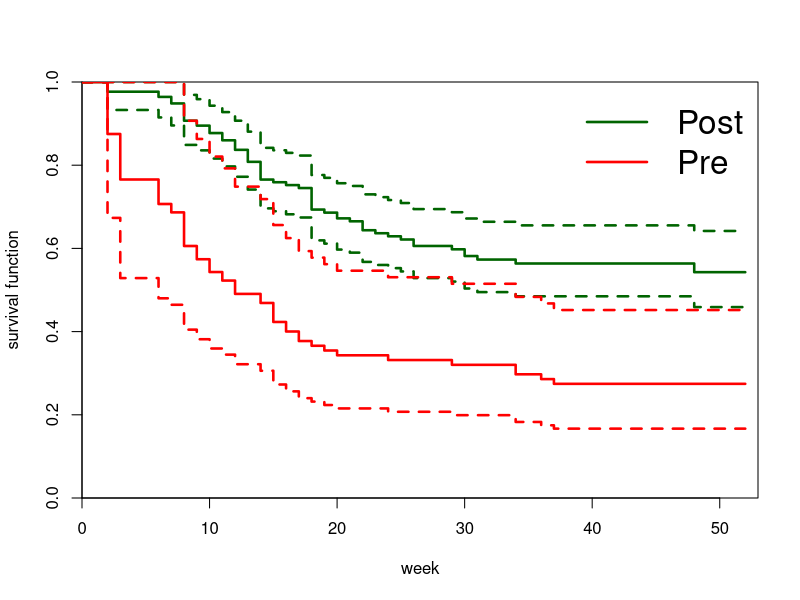

Write the R code that produced this figure. (Note: this script raises an error after producing the figure.)
# knownfate.R
# time to event analysis for known fate data
# survival of female prairie chickens pre/post wind power
# Winder et al. 2014 Journal of Applied Ecology 51:395-405
# Updated 23 August 2019

# bookkeeping
rm(list = ls())

# INITIALIZE PACKAGES

# install packages if needed
# install.packages("survival")
# install.packages("gss")

# load package survival, needed for Kaplan-Meier analyses
library(survival)
# load package gss, needed for hazard functions
library(gss)

# DATA PROCESSING

# get datafile enchist.txt from folder
#pc <- read.table(file.choose(),header=T,sep=",")
# setwd("C:/Users/brett.sandercock/OneDrive - NINA/Documents/Teaching/Rworkshop/Mod3survival")
pc <- read.table("literature/from_Brett/enchist.txt",header=T,sep=",")
pc.pre <- subset(pc, trt=="pre") # subset data
pc.post <- subset(pc, trt=="post")

# look at data
# name = bird band number plus radio frequency, year = year of study (1-5)
# trt = pre/post-construction, entry and exit = week of study period
# event = 1 for died, 0 for survived, dturb = distance of home range to turbine in km
# head(pc, 20) # first 20 lines of file

# Kaplan-Meier comparisons
# trt comparison between pre and post, pooling across years
# mfit <- survfit(Surv(pc$entry, pc$exit, pc$event) ~ 1 )
mfit <- survfit(Surv(pc$entry, pc$exit, pc$event) ~ pc$trt )
print(survfit(Surv(pc$entry, pc$exit, pc$event) ~ pc$trt), print.rmean=TRUE)
summary(mfit)

# Plot the Kaplan-Meier cumulative survival
# xaxs, yaxs=i gets rid of rabbit holes at corner of graphs
plot(mfit, conf.int=T, lty=c(1,2,2), col=c("dark green", "red"), xaxs="i", yaxs="i", xlim=c(0, 53), lwd=2.5, xlab=c("week"), ylab=c("survival function"))
legend("topright", legend = c("Post", "Pre"), cex=2, lty=1, col=c("dark green", "red"), lwd=2.5, bty="n")

# Cox proportional hazards
# test of interactive model for treatment period, distance to turbine
# cluster is a random effects for individual bird, robust se in output are adjusted values
trt.prepost <- coxph(Surv(pc$entry, pc$exit, pc$event)~ pc$trt + pc$dturb + cluster(pc$name))	 # Interactive model 
summary(trt.prepost)		    # Summary of the model			
cox.zph(trt.prepost)              # Model diagnostic; testing the proportional hazard assumption (see "?cox.zph")		
windows()
plot(cox.zph(trt.prepost, transform="identity"))   # Plotting the model diagnostics, identity puts time on same scale as KM plots

# test of main effects models for treatment period, distance to turbine, cluster is a random effects for individual bird
trt.prepost <- coxph(Surv(pc$entry, pc$exit, pc$event)~ pc$trt + pc$dturb + cluster(pc$name))	 # Additive model 
summary(trt.prepost)		    # Summary of the model			

# Pooling across both periods
#mfit <- survfit(Surv(pc$entry, pc$exit, pc$event) ~ 1)
#print(survfit(Surv(pc$entry, pc$exit, pc$event) ~ 1), print.rmean=TRUE)
#summary(mfit)
# xaxs, yaxs=i gets rid of rabbit holes at corner of graphs
#plot(mfit, lty=1, col=c("dark green"), xaxs="i", yaxs="i", xlim=c(0, 53), lwd=2.5, xlab=c("week"), ylab=c("survival function"))
#legend("topright", legend = c("All years"), cex=2, lty=1, col=c("dark green"), lwd=2.5, bty="n")

# HAZARD FUNCTION NONCYCLIC

# smoothing factor, default of 1, higher values are more smoothed
# Gu 2014 J. Stat Software 58:art5 recommends alpha=1.4 
alpha.smoothie = 1.2

# hazard functions by treatment period
# note Surv() in the sshzd() function takes the arguments in a different order than Surv() in the survival package
# hazard function = hz
hz.pre <- sshzd(Surv(exit, event, entry)~exit, data=pc.pre, alpha=1.2) #alpha=0.25 will overfit
hz.post <- sshzd(Surv(exit, event, entry)~exit, data=pc.post, alpha=1.2)
hz.all <- sshzd(Surv(exit, event, entry)~exit, data=pc, alpha=1.2)

# calculate the hazard rate function for plotting for a sequence of time (tt = 1 to 52 weeks by 0.5)
# hazard = hz
tt <- seq(1,52,0.5)

# predicted hazard
# pre-construction
est <- hzdrate.sshzd(hz.pre,tt,se=TRUE)
hzpre.fit = est$fit
hzpre.hi <- est$fit*exp(1.96*est$se)
hzpre.lo <- est$fit/exp(1.96*est$se)

# post-construction
est <- hzdrate.sshzd(hz.post,tt,se=TRUE)
hzpost.fit = est$fit
hzpost.hi <- est$fit*exp(1.96*est$se)
hzpost.lo <- est$fit/exp(1.96*est$se)

# pooled
est <- hzdrate.sshzd(hz.all,tt,se=TRUE)
hzall.fit = est$fit
hzall.hi <- est$fit*exp(1.96*est$se)
hzall.lo <- est$fit/exp(1.96*est$se)

# graph for hazard functions in pre and post periods
windows()  # new graphics window				
plot(tt, hzpre.fit, type="l", lty=1, lwd=2, col="red", xaxs="i", yaxs="i", xlim=c(0, 53), ylim=c(0, 0.12), xlab=c("week"), ylab=c("hazard function"))
lines(tt, hzpre.hi, lty=2, lwd=2, col="red")
lines(tt, hzpre.lo, lty=2, lwd=2, col="red")
lines(tt, hzpost.fit, lty=1, lwd=2, col="dark green")
lines(tt, hzpost.hi, lty=2, lwd=2, col="dark green")
lines(tt, hzpost.lo, lty=2, lwd=2, col="dark green")
legend("topright", legend = c("Post", "Pre"), cex=2, lty=c(1,1), col=c("dark green", "red"), lwd=2.5, bty="n")
axis(1, labels=F, tick=T)
# axis(2, at=seq(0,0.1,0.01), labels=T, tick=T)  # tweak for GKS3, change ylim in plot too
axis(2, labels=T, tick=T)

# graph for hazard functions pooling years
#windows()  # new graphics window				
#plot(tt, hh3, type="l", lwd=2, lty=2, col="dark green", xaxs="i", yaxs="i", xlim=c(0, 53), ylim=c(0, 0.04), xlab=c("week"), ylab=c("hazard function"))
#legend("topleft", legend = c("All years"), cex=2, lty=1:2, col=c("dark green", "red"), lwd=2.5, bty="n")
#axis(1, labels=F, tick=T)
#axis(2, labels=T, tick=T)
